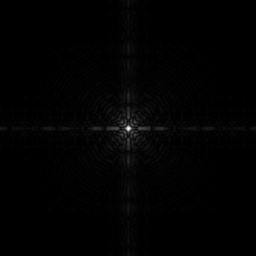
#> input picture Class4-5-color-brightness/VM_Aula5_Figuras/Fig0305a.tif, 256 x 256 px
$ python brilho_contraste_power.py
#> lines starting #> are read from the running program, lines starting #| are printed output that depends on the picture
import cv2
import matplotlib.pyplot as plt
import numpy as np

fig_gray = cv2.imread("VM_Aula5_Figuras/Fig0305a.tif", cv2.IMREAD_GRAYSCALE)
#> fig_gray is the input picture: shape (256, 256); min 0, max 255, mean 2.1

fig_norm = fig_gray

(h, w) = fig_norm.shape
#> h = 256; w = 256

fig_gray32 = fig_norm.astype(np.int32)
fig_out = np.zeros((h,w), dtype = "uint8")

power = 1.5

for i in range(h):
    for j in range(w):
    #faz a multiplicacao e soma (manipulando variaveis int32)
    #depois trunca o nro pra mantê-lo entre 0 e 255
    #vc ainda pode converter de volta par uint8
        intens32 = fig_gray32[i,j]**(power)
        fig_out[i,j] = np.clip( intens32, 0, 255).astype(np.uint8)
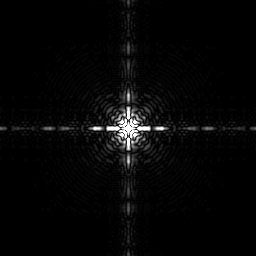
#> fig_out: shape (256, 256); min 0, max 255, mean 6.5


plt.figure("")
plt.imshow(fig_out, cmap="gray")
plt.show()

$ run again, with Class4-5-color-brightness/VM_Aula5_Figuras/Fig0304a.tif copied over Class4-5-color-brightness/VM_Aula5_Figuras/Fig0305a.tif
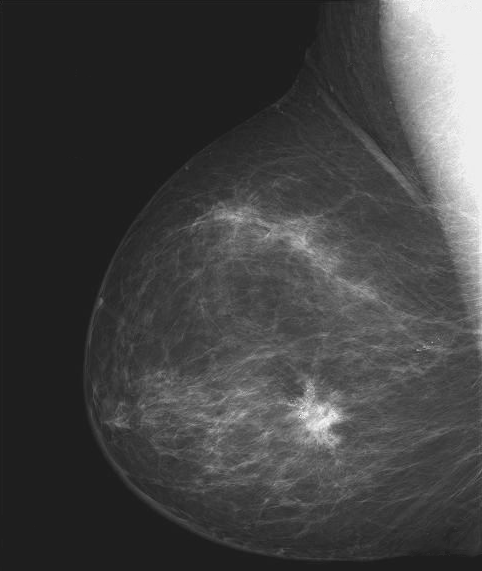
#> input picture Class4-5-color-brightness/VM_Aula5_Figuras/Fig0304a.tif, 482 x 571 px
#> fig_gray is the input picture: shape (571, 482); min 21, max 255, mean 66.7
#> after the loop `for i in range(h):`:
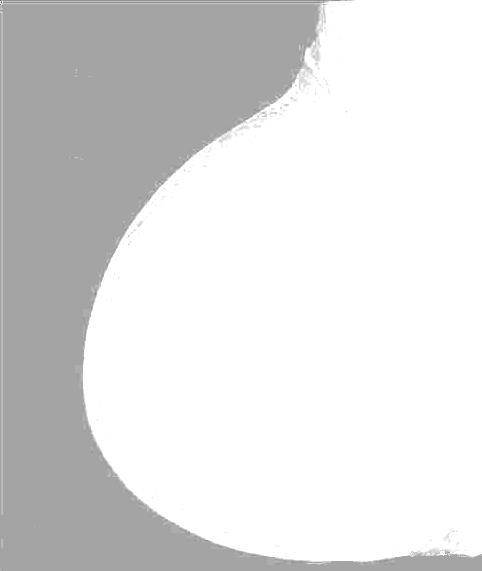
#> fig_out: shape (571, 482); min 96, max 255, mean 222.1
